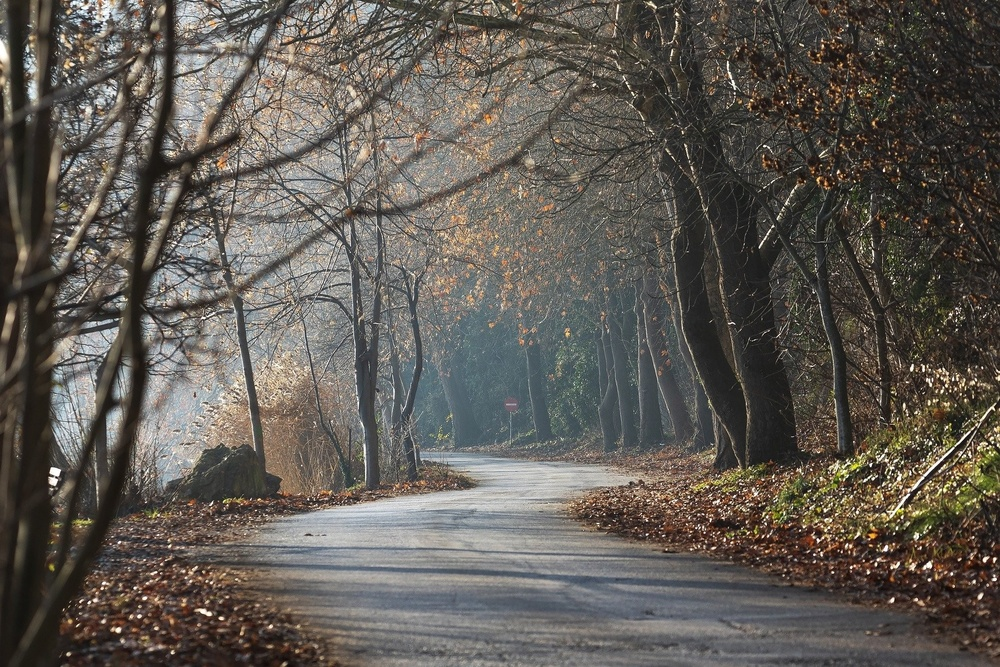
%> input picture p1.jpg, 1000 x 667 px, shrunk from 1920 x 1280 before the run
$ octave exp2.m   (GNU Octave 9; MATLAB toolbox functions it lacks are replaced by stand-ins)
%> lines starting %> are read from the running program, lines starting %| are printed output that depends on the picture; in (x1, y1, x2, y2) boxes, pixels count from 0 and x2, y2 are one past the last pixel; in counts of white or black regions, pixels touching at a corner belong together; the program's own positions count from 1
pkg load image;
clc;
close all;
clear all;
Img=imread('p1.jpg');
%> Img is the input picture: size 667x1000x3 uint8; mean R, G, B 96.4, 91.3, 84.7
subplot(2,3,1);
imshow(Img);
title('Original Image');
grayImg=rgb2gray(Img);
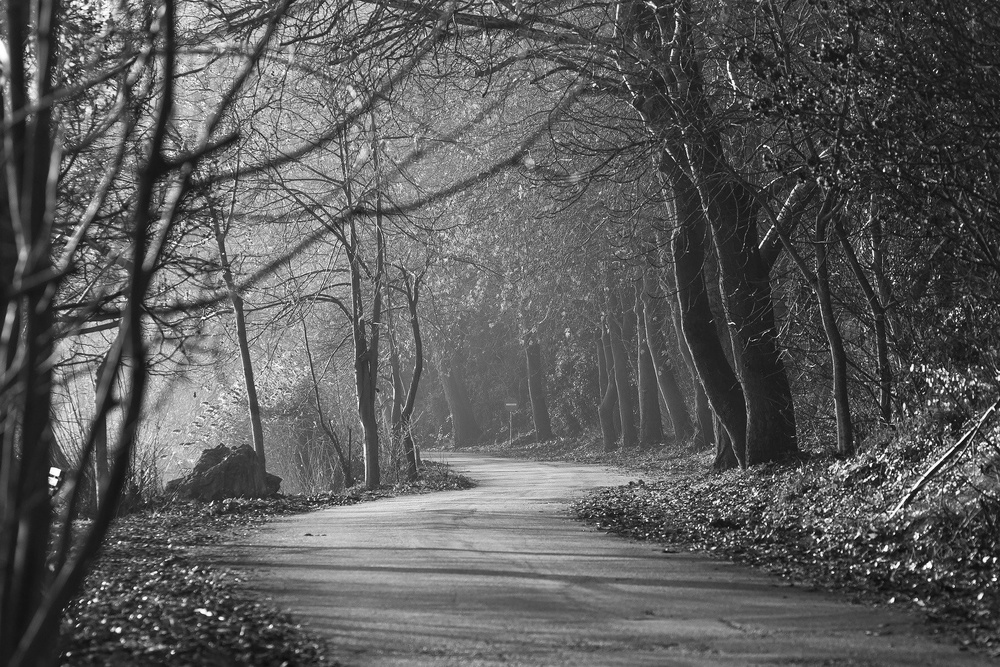
%> grayImg: size 667x1000 uint8; min 1, max 255, mean 92
subplot(2,3,2);
imshow(grayImg);
title('RGB to GRAY');
hvImg=rgb2hsv(Img);
%> hvImg: size 667x1000x3 double; mean H, S, V 0.201, 0.183, 0.386
subplot(2,3,3);
imshow(hvImg);
title('RGB to HSV');
rg=hsv2rgb(hvImg);
hsgray=rgb2gray(rg);
subplot(2,3,4);
imshow(hsgray);
title('HSV to GRAY');
binary=im2bw(Img);
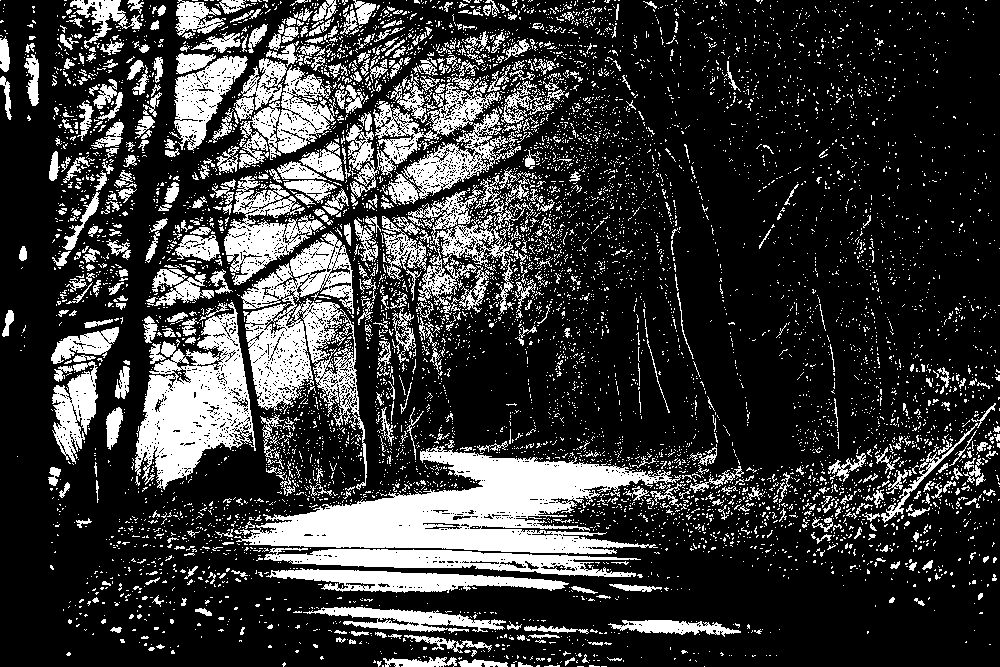
%> binary: size 667x1000 logical; 23% white; 7536 white regions (6979 under 20 px), largest, box (x1, y1, x2, y2) and area: (234, 446, 681, 554) 21329, (135, 302, 256, 490) 11277, (241, 231, 354, 411) 9410
subplot(2,3,5);
imshow(binary);
title('RGB to BINARY');
cb=rgb2ycbcr(Img);
%> cb: size 667x1000x3 uint8; mean of channels 1, 2, 3 95, 124.4, 130.7
subplot(2,3,6);
imshow(cb);
title('RGB to YCBCR');

$ run again, with p2.jpg copied over p1.jpg
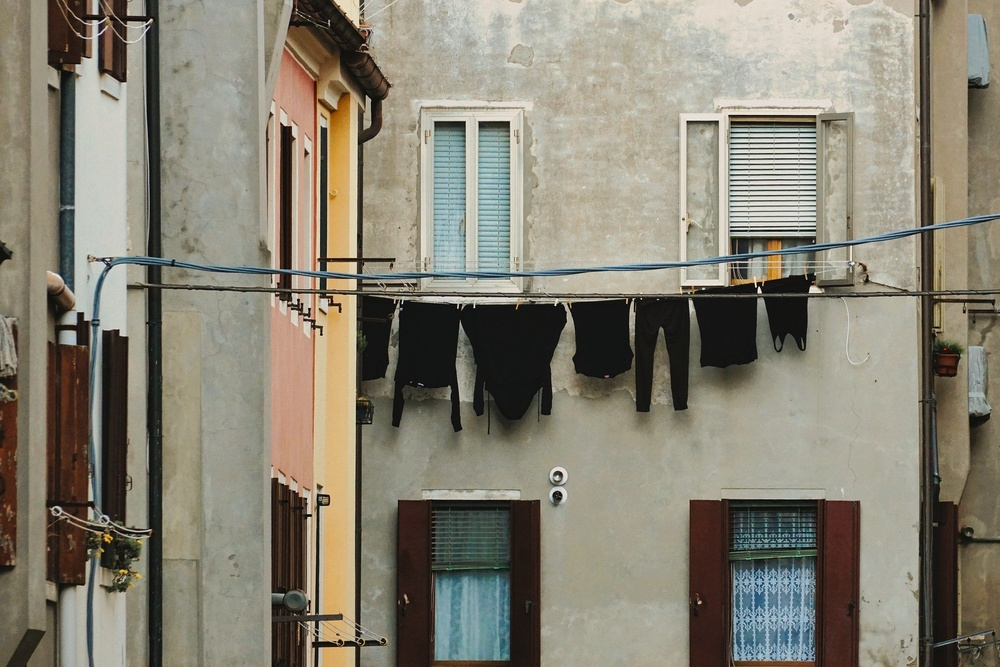
%> input picture p2.jpg, 1000 x 667 px, shrunk from 1920 x 1280 before the run
%> Img is the input picture: size 667x1000x3 uint8; mean R, G, B 134.6, 130, 115.3
%> `grayImg=rgb2gray(Img);`:
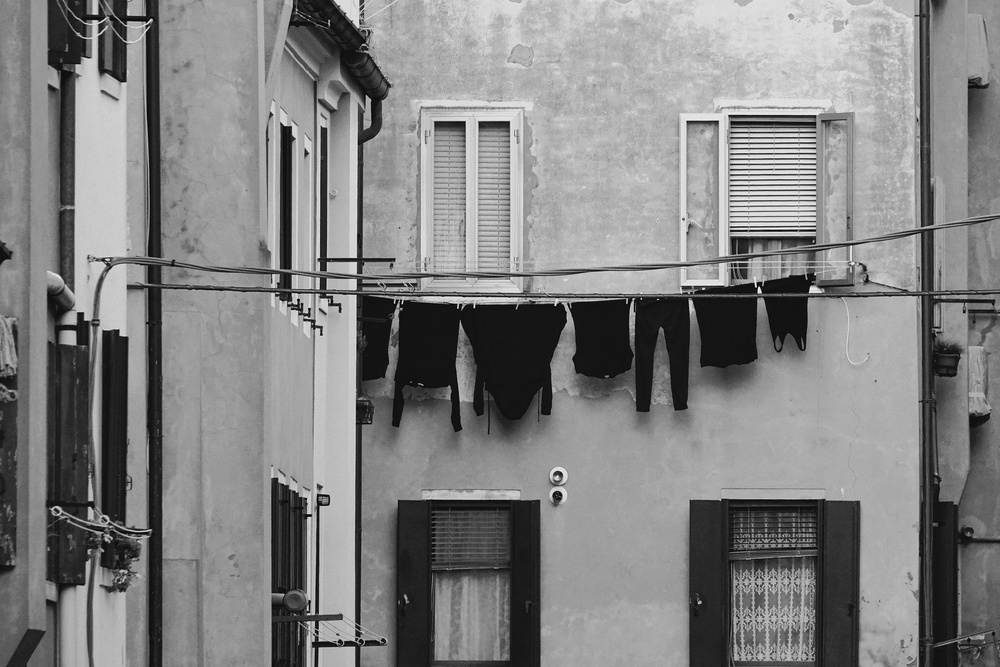
%> grayImg: size 667x1000 uint8; min 0, max 253, mean 129.7
%> hvImg: size 667x1000x3 double; mean H, S, V 0.168, 0.203, 0.538
%> `binary=im2bw(Img);`:
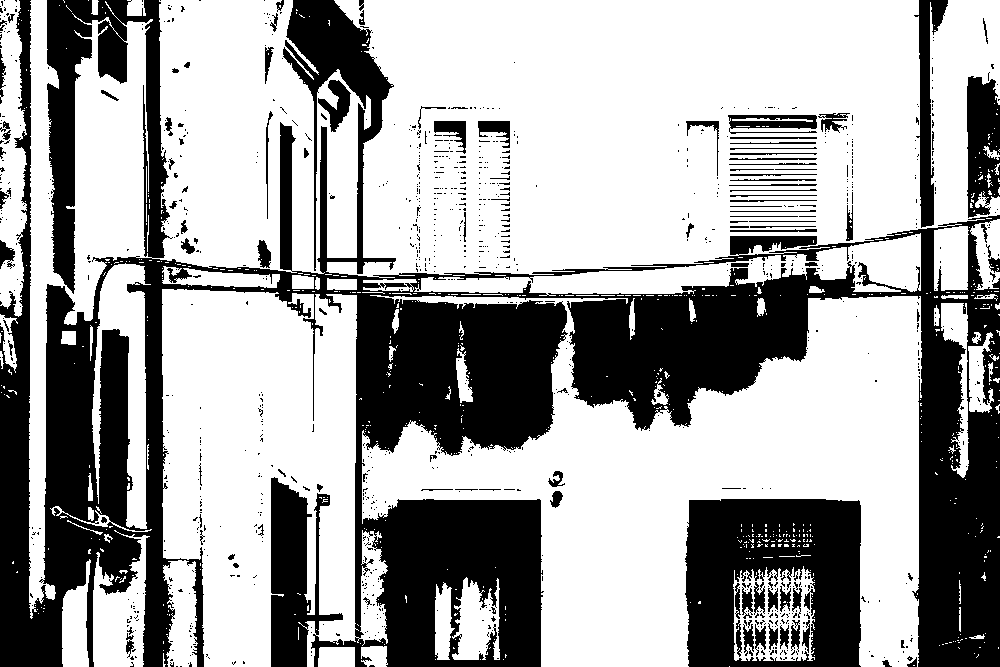
%> binary: size 667x1000 logical; 64.7% white; 1055 black regions (941 under 20 px), largest, box (x1, y1, x2, y2) and area: (0, 0, 1000, 667) 192162, (685, 499, 861, 667) 21920, (967, 76, 1000, 218) 3707
%> cb: size 667x1000x3 uint8; mean of channels 1, 2, 3 127.4, 120.9, 131.1
